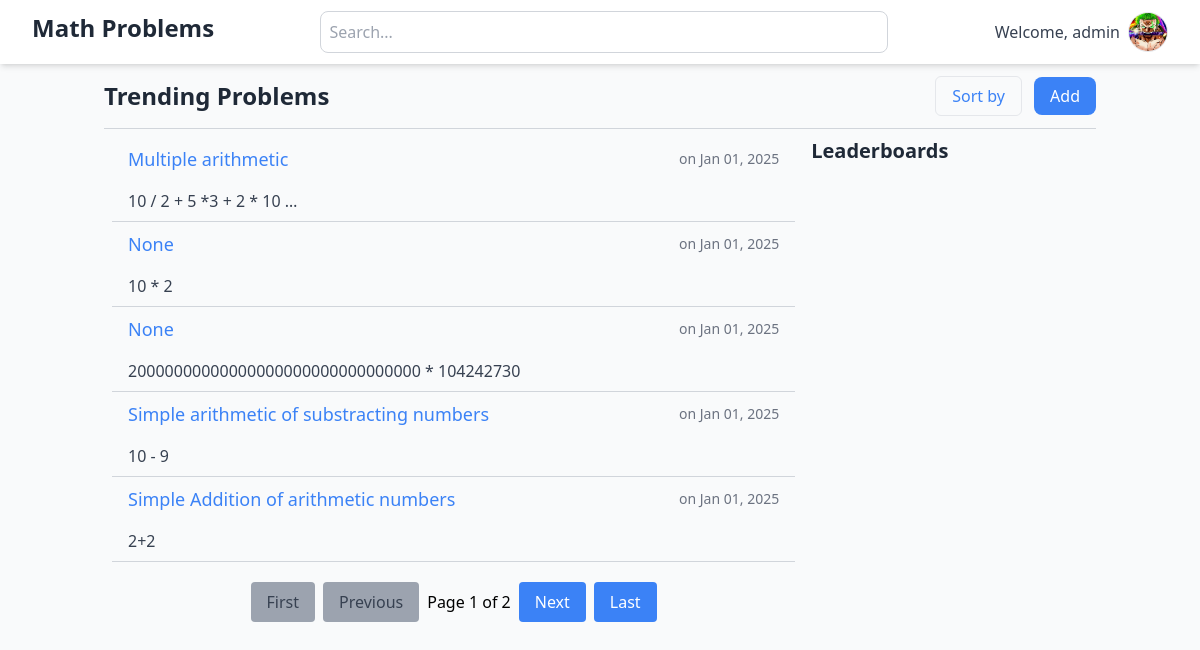
The app's page / (signed in), older data.
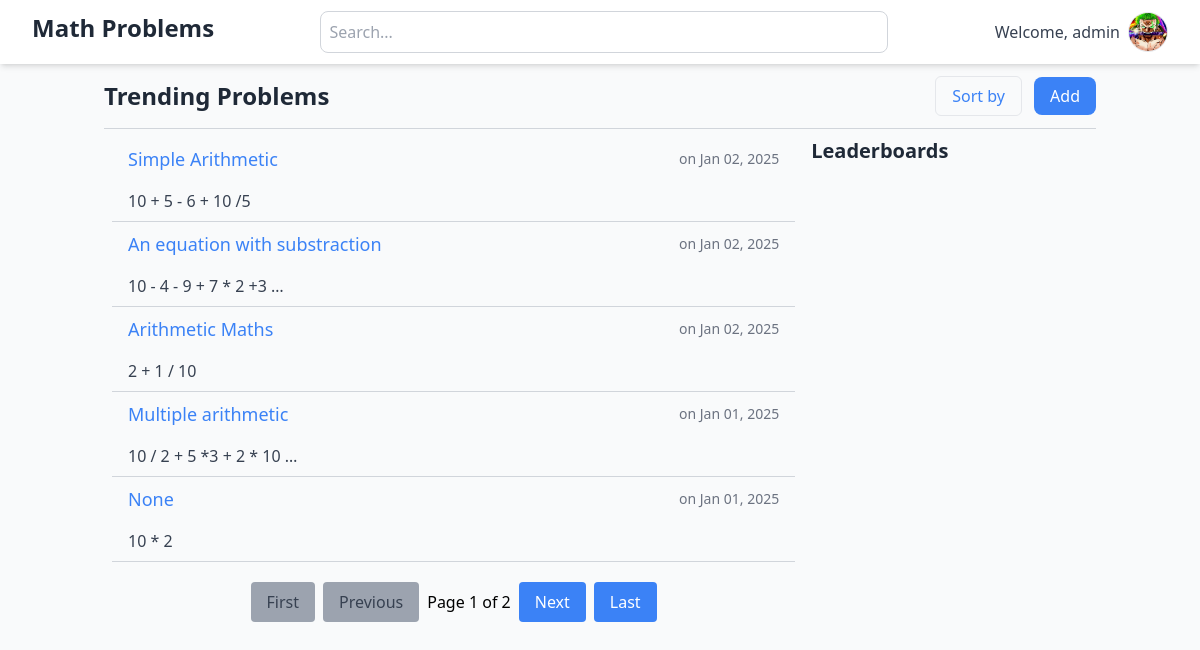
The same page, newer data.
### puzzles/models.py (models this page shows, shortened)
class MathProblem(models.Model):
    title = models.CharField(max_length=255, null=True, blank=True)
    question = models.TextField()
    solution = models.FloatField(null=True, blank=True)
    user = models.ForeignKey(User, on_delete=models.CASCADE, null=True, blank=True)
    created_at = models.DateTimeField(auto_now_add=True)
    class Meta:
        ordering = ['-created_at']

### puzzles/views.py (the view)
# urls.py: path('', views.MathProblemListView.as_view(), name='mathproblem_list'),
class MathProblemListView(ListView):
    model = MathProblem
    template_name = 'puzzles/mathproblem_list.html'
    context_object_name = 'mathproblems'
    paginate_by = 5
    def get_queryset(self):
        queryset = super().get_queryset()
        query = self.request.GET.get('q')
        if query:
            queryset = queryset.filter(
                Q(title__icontains=query) |
                Q(question__icontains=query) |
                Q(solution__icontains=query)
            )
        return queryset

### templates/puzzles/mathproblem_list.html (shortened to what this page needs)
{% extends "base.html" %}
{% block content %}
{% if mathproblems %}
<div class="w-full">
  {% if request.GET.q %}
  <a href="{% url 'mathproblem_list' %}"
    class="font-medium text-xs hover:text-blue-800 transition-all block">&leftarrow; Back
    to Home</a>
  <h2 class="text-gray-800 font-bold text-2xl my-4">Results for {{ request.GET.q }}</h2>
  <hr class="border-gray-300">
  {% else %}
  <div class="flex justify-between items-center mb-4">
    <h2 class="text-gray-800 font-bold text-2xl">Trending Problems</h2>
    <div>
      <a href="#"
        class="mr-2 border px-4 py-2 text-blue-500 hover:text-white hover:bg-blue-500 rounded-md transition-all duration-300 ">Sort
        by</a>
      <a href="{% url 'mathproblem_create' %}"
        class="bg-blue-500 text-white px-4 py-2 rounded-lg hover:bg-blue-600">Add</a>
    </div>
    {% endif %}
  </div>
  <hr class="border-gray-300">
</div>
<section class="flex gap-4 p-2">
  <div class="flex mb-5 w-[70%] flex-wrap max-h-[300px]">
    {% for mathproblem in mathproblems %}
    <div class="w-full transition duration-200">
      <div class="flex justify-between items-center px-4 py-2 rounded-md">
        <a href="{% url 'mathproblem_detail' mathproblem.id %}"
          class="text-blue-500 font-medium hover:text-blue-600 text-lg">
          {{ mathproblem.title }}
        </a>
        <span class="text-sm text-gray-500">on {{ mathproblem.created_at|date:"M d, Y" }}</span>
      </div>
      <div class="px-4 py-2">
        <p class="text-gray-700">{{ mathproblem.question|truncatewords:10 }}</p>
      </div>
      <hr class=" border-gray-300" />
    </div>
    {% endfor %}
    <div class="w-full flex justify-center my-5 ">
      <span class="flex  items-center space-x-2">
        {% if page_obj.has_previous %}
        <a href="?page=1{% if request.GET.q %}&q={{ request.GET.q }}{% endif %}"
          class="px-4 py-2 rounded bg-blue-500 text-white hover:bg-blue-600 transition-all">First</a>
        <a href="?page={{ page_obj.previous_page_number }}{% if request.GET.q %}&q={{ request.GET.q }}{% endif %}"
          class="px-4 py-2 rounded bg-blue-500 text-white hover:bg-blue-600 transition-all">Previous</a>
        {% else %}
        <span class="px-4 py-2 rounded bg-gray-400 text-gray-700 cursor-not-allowed">First</span>
        <span class="px-4 py-2 rounded bg-gray-400 text-gray-700 cursor-not-allowed">Previous</span>
        {% endif %}
        <span class="current">
          Page {{ page_obj.number }} of {{ page_obj.paginator.num_pages }}
        </span>
        {% if page_obj.has_next %}
        <a href="?page={{ page_obj.next_page_number }}{% if request.GET.q %}&q={{ request.GET.q }}{% endif %}"
          class="px-4 py-2 rounded bg-blue-500 text-white hover:bg-blue-600 transition-all">Next</a>
        <a href="?page={{ page_obj.paginator.num_pages }}{% if request.GET.q %}&q={{ request.GET.q }}{% endif %}"
          class="px-4 py-2 rounded bg-blue-500 text-white hover:bg-blue-600 transition-all">Last</a>
        {% else %}
        <span class="px-4 py-2 rounded bg-gray-400 text-gray-700 transition-all cursor-not-allowed">Next</span>
        <span class="px-4 py-2 rounded bg-gray-400 text-gray-700 transition-all cursor-not-allowed">Last</span>
        {% endif %}
      </span>
    </div>
  </div>
  <div>
    <h2 class="text-gray-800 font-bold text-xl text-center">Leaderboards</h2>
  </div>
</section>
{% endif %} {% endblock content %}

### templates/base.html (shortened to what this page needs)
{% load static %}
<!DOCTYPE html>
<html lang="en">
  <head>
    <script src="https://cdn.tailwindcss.com"></script>
  </head>
  <body class="bg-gray-50 font-sans leading-normal tracking-normal">
    <header
      class="flex top-0 left-0 right-0 sticky shadow-md items-center bg-white justify-between p-8 h-16 w-full"
    >
      <h2 class="text-gray-800 text-2xl text-center font-bold mb-2">
        Math Problems
      </h2>
      <form
        action="{% url 'mathproblem_list' %}"
        method="get"
        class="w-full sm:w-[50%]"
      >
        <div class="relative">
          <input
            type="text"
            name="q"
            id="search"
            placeholder="Search..."
            class="w-full p-2 rounded-lg border border-gray-300 focus:outline-none focus:ring-2 focus:ring-blue-500"
            value="{{ request.GET.q }}"
          />
        </div>
      </form>
      {% if user.is_authenticated %}
      <div class="flex gap-2 justify-center items-center">
        <span class="text-gray-700">Welcome, {{ user.username }}</span>
        <a href="#" class="hover:opacity-80 transition duration-300">
          <img
            src="{% static 'images/roronoa-zoro-3840x2160-19795.jpg' %}"
            alt="Profile"
            class="rounded-full border w-10 h-10 object-cover"
          />
        </a>
      </div>
      {% endif %}
    </header>
    <main class="container mx-auto">
      <section class="flex flex-col items-center justify-center w-full p-4">
        {% block content %} {% endblock content %}
      </section>
    </main>
  </body>
</html>

Row changes from the older to the newer data that the page shows:
no longer on this page (row unchanged): MathProblem: title "None", created_at "Jan 01, 2025", question "20000000000000000000000000000000 * 104242730"
no longer on this page (row unchanged): MathProblem: title "Simple arithmetic of substracting numbers", created_at "Jan 01, 2025", question "10 - 9"
no longer on this page (row unchanged): MathProblem: title "Simple Addition of arithmetic numbers", created_at "Jan 01, 2025", question "2+2"
added MathProblem: title "Simple Arithmetic", created_at "Jan 02, 2025", question "10 + 5 - 6 + 10 /5"
added MathProblem: title "An equation with substraction", created_at "Jan 02, 2025", question "10 - 4 - 9 + 7 * 2 +3 …"
added MathProblem: title "Arithmetic Maths", created_at "Jan 02, 2025", question "2 + 1 / 10"
